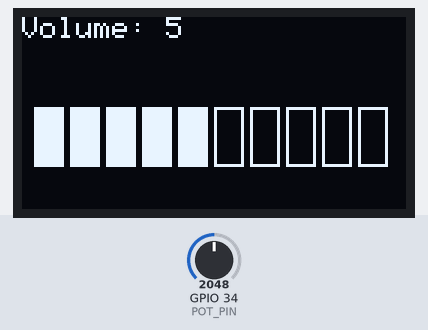
This sketch was run on a simulated ESP32. Shown: 128×64 one-colour display. The inputs (shaded band) are chosen by the test bench; at power-on: GPIO 34 (POT_PIN) = 2048.

Above: at 1.2 s.
1.3 s: GPIO 34 (POT_PIN) set to 2420
2.8 s: GPIO 34 (POT_PIN) set to 2515
At 4.0 s:
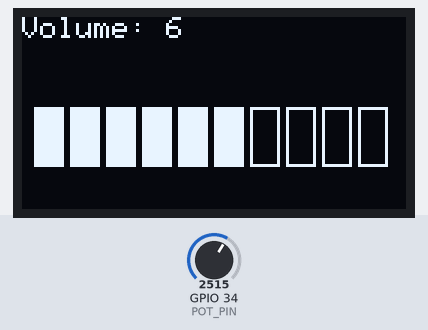
4.3 s: GPIO 34 (POT_PIN) set to 4062
At 4.6 s:
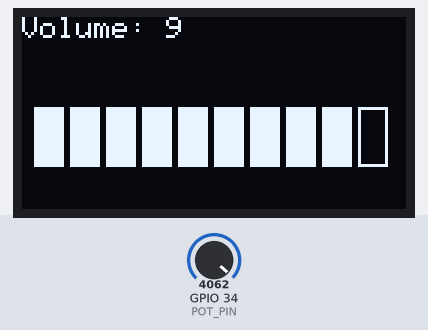
5.8 s: GPIO 34 (POT_PIN) set to 4095
At 6.3 s:
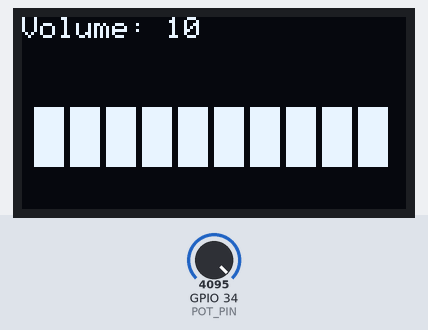
7.3 s: GPIO 34 (POT_PIN) set to 0
At 7.6 s:
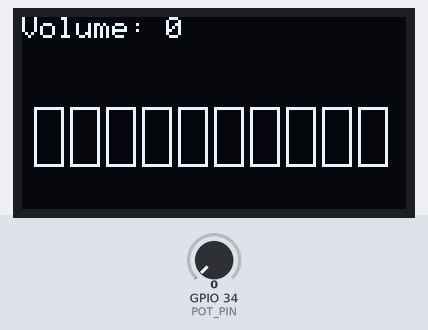
8.8 s: GPIO 34 (POT_PIN) set to 368
10.3 s: GPIO 34 (POT_PIN) set to 450
At 11.0 s:
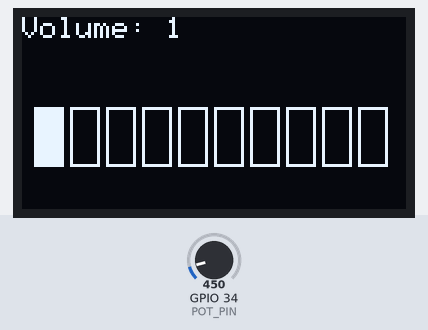
Timing chart, 0 to 12.8 s (numbered marks = the images above; inputs shaded):
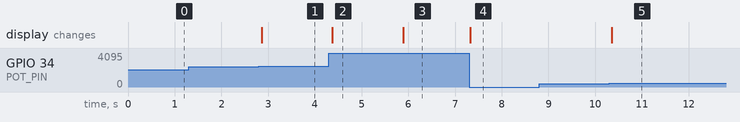

The sketch:

practice_1_volume_meter.ino
```cpp
// Chapter 10, Practice 1 - Volume Meter
// The knob lights 0 to 10 blocks across the screen.

#include <Wire.h>
#include <Adafruit_GFX.h>
#include <Adafruit_SSD1306.h>

const int SCREEN_WIDTH  = 128;
const int SCREEN_HEIGHT = 64;
Adafruit_SSD1306 display(SCREEN_WIDTH, SCREEN_HEIGHT, &Wire, -1);

const int POT_PIN = 34;

void setup() {
  Serial.begin(115200);
  if (!display.begin(SSD1306_SWITCHCAPVCC, 0x3C)) {
    Serial.println("OLED not found");
  }
  display.setTextColor(SSD1306_WHITE);
}

void loop() {
  int reading = analogRead(POT_PIN);
  int blocks = map(reading, 0, 4095, 0, 10);   // 0 to 10 blocks

  display.clearDisplay();
  display.setTextSize(1);
  display.setCursor(0, 0);
  display.print("Volume: ");
  display.println(blocks);
  for (int i = 0; i < 10; i++) {
    int x = i * 12 + 4;                          // 10 px block, 2 px gap
    if (i < blocks) {
      display.fillRect(x, 30, 10, 20, SSD1306_WHITE);   // lit
    } else {
      display.drawRect(x, 30, 10, 20, SSD1306_WHITE);   // empty
    }
  }
  display.display();
  delay(50);
}
```

Measured:
- the behaviour switches between 2456 and 2457 on GPIO 34 (POT_PIN) (found by bisection; images 0 and 1)
- the behaviour switches between 4094 and 4095 on GPIO 34 (POT_PIN) (found by bisection; images 2 and 3)
- the behaviour switches between 409 and 410 on GPIO 34 (POT_PIN) (found by bisection; images 4 and 5)
- after the input at 1.3 s, every drawn part: stays the same
- after the input at 2.8 s, the display: changes after 0.06 s (image 1)
- after the input at 4.3 s, the display: changes after 0.07 s (image 2)
- after the input at 5.8 s, the display: changes after 0.09 s (image 3)
- after the input at 7.3 s, the display: changes at once (image 4)
- after the input at 8.8 s, every drawn part: stays the same
- after the input at 10.3 s, the display: changes after 0.06 s (image 5)
